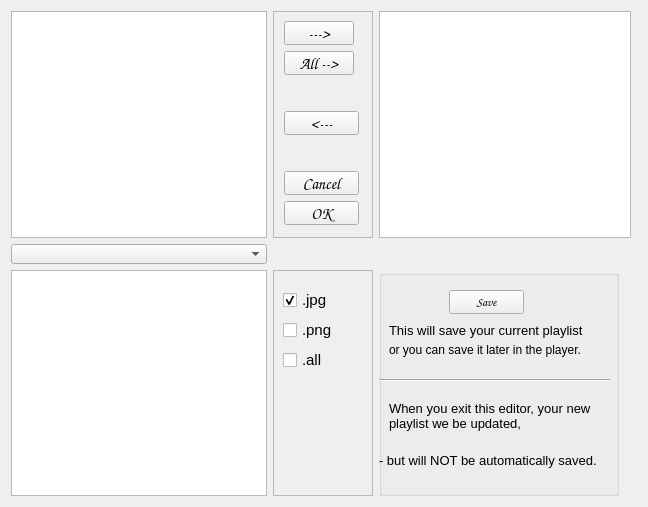
<?xml version="1.0" encoding="UTF-8"?>
<ui version="4.0">
 <class>EditForm</class>
 <widget class="QWidget" name="EditForm">
  <property name="geometry">
   <rect>
    <x>0</x>
    <y>0</y>
    <width>648</width>
    <height>507</height>
   </rect>
  </property>
  <property name="sizePolicy">
   <sizepolicy hsizetype="Fixed" vsizetype="Preferred">
    <horstretch>0</horstretch>
    <verstretch>0</verstretch>
   </sizepolicy>
  </property>
  <property name="font">
   <font>
    <family>Arial</family>
   </font>
  </property>
  <property name="windowTitle">
   <string>Playlist Editor</string>
  </property>
  <layout class="QGridLayout" name="gridLayout">
   <item row="2" column="0">
    <widget class="QComboBox" name="comboBox">
     <property name="sizePolicy">
      <sizepolicy hsizetype="Preferred" vsizetype="Fixed">
       <horstretch>0</horstretch>
       <verstretch>0</verstretch>
      </sizepolicy>
     </property>
     <property name="maximumSize">
      <size>
       <width>256</width>
       <height>20</height>
      </size>
     </property>
    </widget>
   </item>
   <item row="5" column="0">
    <widget class="QTreeView" name="treeView">
     <property name="sizePolicy">
      <sizepolicy hsizetype="Fixed" vsizetype="Expanding">
       <horstretch>0</horstretch>
       <verstretch>0</verstretch>
      </sizepolicy>
     </property>
    </widget>
   </item>
   <item row="5" column="1">
    <widget class="QFrame" name="frame_3">
     <property name="frameShape">
      <enum>QFrame::StyledPanel</enum>
     </property>
     <property name="frameShadow">
      <enum>QFrame::Raised</enum>
     </property>
     <widget class="QCheckBox" name="cb_jpg">
      <property name="geometry">
       <rect>
        <x>10</x>
        <y>20</y>
        <width>76</width>
        <height>20</height>
       </rect>
      </property>
      <property name="font">
       <font>
        <family>Ubuntu</family>
        <pointsize>11</pointsize>
       </font>
      </property>
      <property name="text">
       <string>.jpg</string>
      </property>
      <property name="checked">
       <bool>true</bool>
      </property>
     </widget>
     <widget class="QCheckBox" name="cb_png">
      <property name="geometry">
       <rect>
        <x>10</x>
        <y>50</y>
        <width>76</width>
        <height>20</height>
       </rect>
      </property>
      <property name="font">
       <font>
        <family>Ubuntu</family>
        <pointsize>11</pointsize>
       </font>
      </property>
      <property name="text">
       <string>.png</string>
      </property>
     </widget>
     <widget class="QCheckBox" name="cb_all">
      <property name="geometry">
       <rect>
        <x>10</x>
        <y>80</y>
        <width>76</width>
        <height>20</height>
       </rect>
      </property>
      <property name="font">
       <font>
        <family>Ubuntu</family>
        <pointsize>11</pointsize>
       </font>
      </property>
      <property name="text">
       <string>.all</string>
      </property>
     </widget>
    </widget>
   </item>
   <item row="0" column="0">
    <widget class="QListView" name="listView">
     <property name="sizePolicy">
      <sizepolicy hsizetype="Fixed" vsizetype="Expanding">
       <horstretch>0</horstretch>
       <verstretch>0</verstretch>
      </sizepolicy>
     </property>
     <property name="selectionMode">
      <enum>QAbstractItemView::ExtendedSelection</enum>
     </property>
    </widget>
   </item>
   <item row="0" column="1">
    <widget class="QFrame" name="frame">
     <property name="minimumSize">
      <size>
       <width>100</width>
       <height>0</height>
      </size>
     </property>
     <property name="baseSize">
      <size>
       <width>100</width>
       <height>0</height>
      </size>
     </property>
     <property name="frameShape">
      <enum>QFrame::StyledPanel</enum>
     </property>
     <property name="frameShadow">
      <enum>QFrame::Raised</enum>
     </property>
     <widget class="QPushButton" name="bt_right">
      <property name="geometry">
       <rect>
        <x>11</x>
        <y>10</y>
        <width>70</width>
        <height>24</height>
       </rect>
      </property>
      <property name="font">
       <font>
        <family>Comic Sans MS</family>
        <pointsize>12</pointsize>
        <weight>50</weight>
        <bold>false</bold>
       </font>
      </property>
      <property name="text">
       <string>---&gt;</string>
      </property>
     </widget>
     <widget class="QPushButton" name="bt_rightAll">
      <property name="geometry">
       <rect>
        <x>11</x>
        <y>40</y>
        <width>70</width>
        <height>24</height>
       </rect>
      </property>
      <property name="font">
       <font>
        <family>Comic Sans MS</family>
        <pointsize>12</pointsize>
        <weight>75</weight>
        <bold>true</bold>
       </font>
      </property>
      <property name="text">
       <string>All --&gt;</string>
      </property>
     </widget>
     <widget class="QPushButton" name="bt_left">
      <property name="geometry">
       <rect>
        <x>11</x>
        <y>100</y>
        <width>75</width>
        <height>24</height>
       </rect>
      </property>
      <property name="font">
       <font>
        <family>Comic Sans MS</family>
        <pointsize>12</pointsize>
        <weight>75</weight>
        <bold>true</bold>
       </font>
      </property>
      <property name="text">
       <string>&lt;---</string>
      </property>
     </widget>
     <widget class="QPushButton" name="bt_cancel">
      <property name="geometry">
       <rect>
        <x>11</x>
        <y>160</y>
        <width>75</width>
        <height>24</height>
       </rect>
      </property>
      <property name="font">
       <font>
        <family>Comic Sans MS</family>
        <pointsize>12</pointsize>
        <weight>75</weight>
        <bold>true</bold>
       </font>
      </property>
      <property name="text">
       <string>Cancel</string>
      </property>
     </widget>
     <widget class="QPushButton" name="bt_ok">
      <property name="geometry">
       <rect>
        <x>11</x>
        <y>190</y>
        <width>75</width>
        <height>24</height>
       </rect>
      </property>
      <property name="font">
       <font>
        <family>Comic Sans MS</family>
        <pointsize>12</pointsize>
        <weight>75</weight>
        <bold>true</bold>
       </font>
      </property>
      <property name="text">
       <string>OK</string>
      </property>
     </widget>
    </widget>
   </item>
   <item row="5" column="2" colspan="2">
    <widget class="QGroupBox" name="groupBox">
     <property name="sizePolicy">
      <sizepolicy hsizetype="Fixed" vsizetype="Expanding">
       <horstretch>0</horstretch>
       <verstretch>0</verstretch>
      </sizepolicy>
     </property>
     <property name="minimumSize">
      <size>
       <width>240</width>
       <height>0</height>
      </size>
     </property>
     <property name="baseSize">
      <size>
       <width>100</width>
       <height>0</height>
      </size>
     </property>
     <property name="title">
      <string/>
     </property>
     <widget class="QPushButton" name="bt_save">
      <property name="geometry">
       <rect>
        <x>70</x>
        <y>20</y>
        <width>75</width>
        <height>24</height>
       </rect>
      </property>
      <property name="font">
       <font>
        <family>Comic Sans MS</family>
        <weight>75</weight>
        <bold>true</bold>
       </font>
      </property>
      <property name="text">
       <string>Save</string>
      </property>
     </widget>
     <widget class="QLabel" name="label_3">
      <property name="geometry">
       <rect>
        <x>10</x>
        <y>50</y>
        <width>231</width>
        <height>20</height>
       </rect>
      </property>
      <property name="font">
       <font>
        <family>Ubuntu</family>
        <pointsize>10</pointsize>
       </font>
      </property>
      <property name="text">
       <string>This will save your current playlist</string>
      </property>
     </widget>
     <widget class="QLabel" name="label_4">
      <property name="geometry">
       <rect>
        <x>10</x>
        <y>70</y>
        <width>231</width>
        <height>20</height>
       </rect>
      </property>
      <property name="font">
       <font>
        <family>Ubuntu</family>
        <pointsize>9</pointsize>
       </font>
      </property>
      <property name="text">
       <string>or you can save it later in the player.</string>
      </property>
     </widget>
     <widget class="Line" name="line">
      <property name="geometry">
       <rect>
        <x>0</x>
        <y>100</y>
        <width>231</width>
        <height>20</height>
       </rect>
      </property>
      <property name="sizePolicy">
       <sizepolicy hsizetype="Fixed" vsizetype="Fixed">
        <horstretch>0</horstretch>
        <verstretch>0</verstretch>
       </sizepolicy>
      </property>
      <property name="orientation">
       <enum>Qt::Horizontal</enum>
      </property>
     </widget>
     <widget class="QLabel" name="label_5">
      <property name="geometry">
       <rect>
        <x>10</x>
        <y>120</y>
        <width>231</width>
        <height>51</height>
       </rect>
      </property>
      <property name="font">
       <font>
        <family>Ubuntu</family>
        <pointsize>10</pointsize>
       </font>
      </property>
      <property name="text">
       <string>When you exit this editor, your new playlist we be updated,</string>
      </property>
      <property name="wordWrap">
       <bool>true</bool>
      </property>
     </widget>
     <widget class="QLabel" name="label_6">
      <property name="geometry">
       <rect>
        <x>0</x>
        <y>170</y>
        <width>231</width>
        <height>41</height>
       </rect>
      </property>
      <property name="font">
       <font>
        <family>Ubuntu</family>
        <pointsize>10</pointsize>
       </font>
      </property>
      <property name="text">
       <string>- but will NOT be automatically saved.</string>
      </property>
      <property name="wordWrap">
       <bool>true</bool>
      </property>
     </widget>
    </widget>
   </item>
   <item row="0" column="2">
    <widget class="QListWidget" name="listWidget">
     <property name="selectionMode">
      <enum>QAbstractItemView::ExtendedSelection</enum>
     </property>
    </widget>
   </item>
  </layout>
 </widget>
 <resources/>
 <connections/>
</ui>
